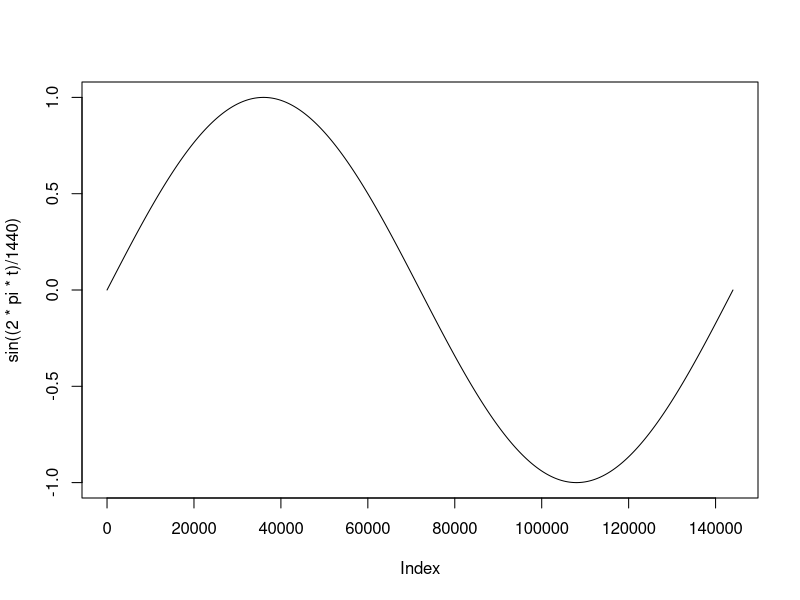
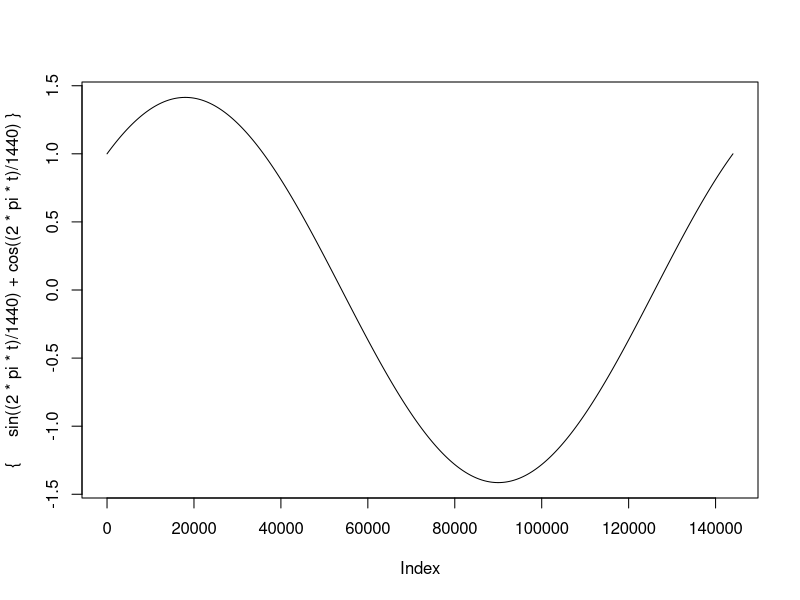

These figures' R source, in order:
dMin = 1:(60*24)

homeTime = 1/12
commute2Work = 1/1
commute2Home = 1/1
workTime = 1/10



simpleHuman <- function(maxSteps=1e3){
  states = vector(mode = "character",length = maxSteps+1)
  times = vector(mode = "numeric",length = maxSteps+1)
  duration = vector(mode = "numeric",length = maxSteps+1)
  
  times[1] = 0
  states[1] = "H"
  duration[1] = rexp(n = 1,rate = homeTime)
  
  for(i in 1:maxSteps){
    print(paste0("iteration: ",i))
    switch(EXPR = states[i],
            H = {
              tDur = rexp(n = 1,rate = homeTime)
              times[i+1] = times[i] + tDur
              duration[i+1] = tDur
              states[i+1] = "H2W"
            },
            H2W = {
              tDur = rexp(n = 1,rate = commute2Work)
              times[i+1] = times[i] + tDur
              duration[i+1] = tDur
              states[i+1] = "W"
            },
            W = {
              tDur = rexp(n = 1,rate = workTime)
              times[i+1] = times[i] + tDur
              duration[i+1] = tDur
              states[i+1] = "W2H"
            },
            W2H = {
              tDur = rexp(n = 1,rate = commute2Home)
              times[i+1] = times[i] + tDur
              duration[i+1] = tDur
              states[i+1] = "H"
            },
            {stop(paste0("unrecognized state",states[i]))}
           )
  }
  return(list(states=states,times=times,duration=duration))
}

out = simpleHuman(maxSteps = 1000)



t=seq(from=0,to=24*60,by=0.01)
plot(sin((2*pi*t)/1440),type="l")
plot({sin((2*pi*t)/1440) + cos((2*pi*t)/1440)},type = "l")

hazFunc = function(t){
  sin((2*pi*t)/1440) + cos((2*pi*t)/1440)
}

out = sin((2*pi*t)/1440) + cos((2*pi*t)/1440)
integrate(f = hazFunc,lower = 0,upper = 1440,subdivisions = 1e3)
